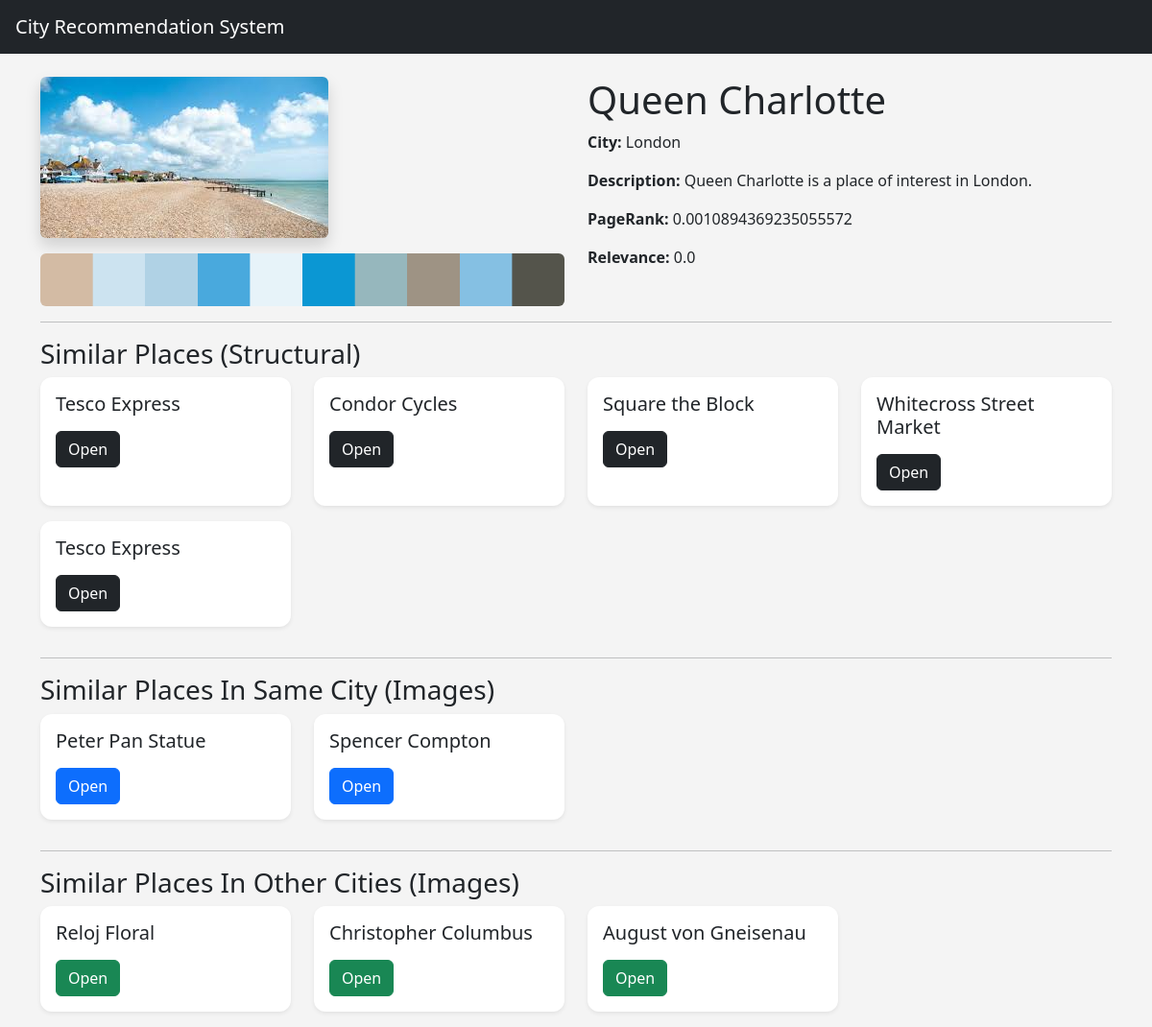
Screenshot of /place/4 with the database file from the repository.
### tables this page shows
CREATE TABLE images (
    image_id INTEGER PRIMARY KEY AUTOINCREMENT,
    place_id INTEGER,
    image_name TEXT,
    image_path TEXT,
    palette_path TEXT,
    feature_vector TEXT,
    image_class TEXT,
    FOREIGN KEY(place_id) REFERENCES places(place_id)
);

CREATE TABLE places (
    place_id INTEGER PRIMARY KEY,
    city_id INTEGER,
    name TEXT,
    lat REAL,
    lon REAL,
    description TEXT,
    pagerank_score REAL,
    relevance_score REAL,
    has_image INTEGER DEFAULT 0,
    FOREIGN KEY(city_id) REFERENCES cities(city_id)
);

CREATE TABLE cities (
    city_id INTEGER PRIMARY KEY AUTOINCREMENT,
    name TEXT UNIQUE
);

### app.py (the view)
@app.route('/place/<int:place_id>')
def place(place_id):
    place = get_place(place_id)
    image = get_place_image(place_id)
    structural = get_recommendations(
        place_id,
    'structural'
    )
    same_city = get_recommendations(
        place_id,
    'image',
        same_city=True
    )
    other_city = get_recommendations(
        place_id,
    'image',
        same_city=False
    )
    return render_template(
        'place.html',
        place=place,
        image=image,
        structural=structural,
        same_city=same_city,
        other_city=other_city
    )

### database/database.py (called while the page is built)
def get_connection():
    conn = sqlite3.connect(DATABASE)
    conn.row_factory = sqlite3.Row
    return conn

### services/database_service.py (called while the page is built)
def get_place(place_id):
    conn = get_connection()
    cursor = conn.cursor()
    cursor.execute('''
     SELECT
        p.*,
        c.name as city_name
     FROM places p
     JOIN cities c
     ON p.city_id = c.city_id
     WHERE p.place_id=?
     ''', (place_id,))
    result = cursor.fetchone()
    conn.close()
    return result

def get_place_image(place_id):
    conn = get_connection()
    cursor = conn.cursor()
    cursor.execute('''
     SELECT *
     FROM images
     WHERE place_id=?
     LIMIT 1
     ''', (place_id,))
    result = cursor.fetchone()
    conn.close()
    return result

### templates/place.html (shortened to what this page needs)
{% extends 'base.html' %}
{% block content %}
<div class="row">
    <div class="col-md-6">
        {% if image %}
        <img
            src="{{ url_for('static', filename=image.image_path) }}"
            class="img-fluid rounded shadow"
        >
        <img
            src="{{ url_for('static', filename=image.palette_path) }}"
            class="img-fluid mt-3 rounded"
        >
        {% else %}
        <div class="placeholder-image">
            No image available
        </div>
        {% endif %}
    </div>
    <div class="col-md-6">
        <h1>{{ place.name }}</h1>
        <p>
            <strong>City:</strong>
            {{ place.city_name }}
        </p>
        <p>
            <strong>Description:</strong>
            {{ place.description }}
        </p>
        <p>
            <strong>PageRank:</strong>
            {{ place.pagerank_score }}
        </p>
        <p>
            <strong>Relevance:</strong>
            {{ place.relevance_score }}
        </p>
    </div>
</div>
<hr>
<h3>Similar Places (Structural)</h3>
<div class="row">
{% for item in structural %}
<div class="col-md-3 mb-3">
    <div class="card shadow-sm h-100">
        <div class="card-body">
            <h5>{{ item.name }}</h5>
            <a
                href="/place/{{ item.place_id }}"
                class="btn btn-dark"
            >
                Open
            </a>
        </div>
    </div>
</div>
{% endfor %}
</div>
<hr>
<h3>Similar Places In Same City (Images)</h3>
<div class="row">
{% for item in same_city %}
<div class="col-md-3 mb-3">
    <div class="card shadow-sm h-100">
        <div class="card-body">
            <h5>{{ item.name }}</h5>
            <a
                href="/place/{{ item.place_id }}"
                class="btn btn-primary"
            >
                Open
            </a>
        </div>
    </div>
</div>
{% endfor %}
</div>
<hr>
<h3>Similar Places In Other Cities (Images)</h3>
<div class="row">
{% for item in other_city %}
<div class="col-md-3 mb-3">
    <div class="card shadow-sm h-100">
        <div class="card-body">
            <h5>{{ item.name }}</h5>
            <a
                href="/place/{{ item.place_id }}"
                class="btn btn-success"
            >
                Open
            </a>
        </div>
    </div>
</div>
{% endfor %}
</div>
{% endblock %}

### static/css/style.css (style rules this page uses)
body { background-color: #f4f4f4; }
.card { border: none; border-radius: 12px; }

### rows the page displays
images: image_path (picture), palette_path (picture)
places: name "Queen Charlotte", description "Queen Charlotte is a place of interest in London.", pagerank_score "0.0010894369235055572", relevance_score "0.0"
cities: city_name "London"
places: name "Tesco Express"
places: name "Condor Cycles"
places: name "Square the Block"
places: name "Whitecross Street Market"
places: name "Tesco Express"
places: name "Peter Pan Statue"
places: name "Spencer Compton"
places: name "Reloj Floral"
places: name "Christopher Columbus"
places: name "August von Gneisenau"
